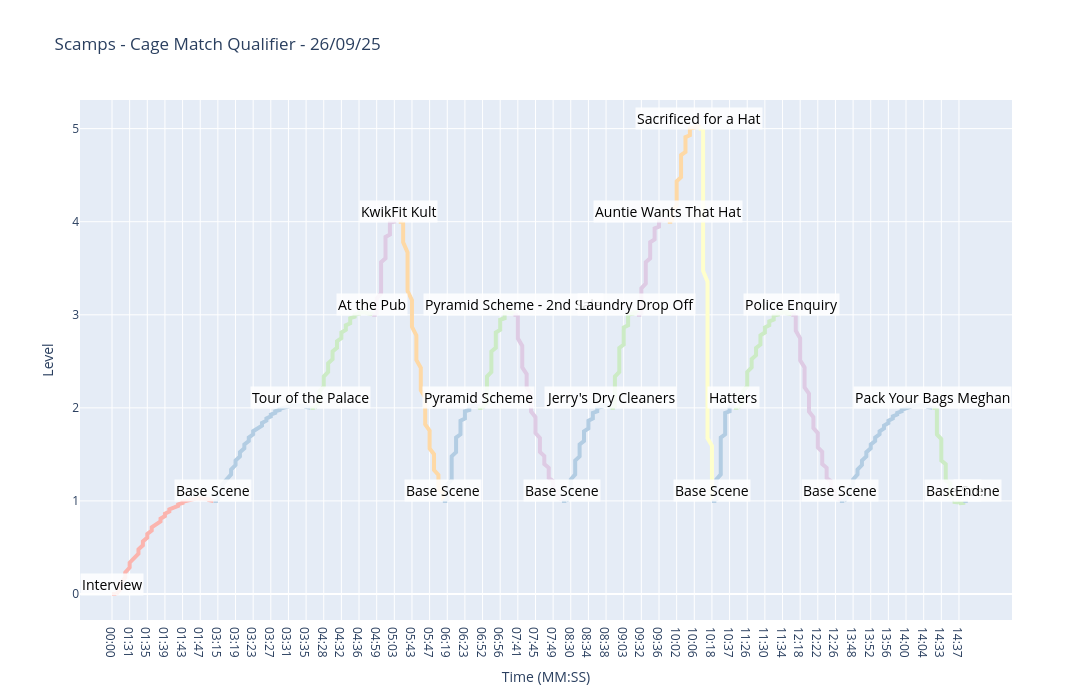

Notebook code for this chart:
### Code cell
import plotly.graph_objects as go
import plotly.colors as pc
import numpy as np

# === colors / helpers ===
pastel_colors = pc.qualitative.Pastel1
levels = df['level'].unique()
level_to_color = {level: pastel_colors[i % len(pastel_colors)] for i, level in enumerate(sorted(levels))}
def get_level_color(level):
    return level_to_color[level]

def bezier_arc(x0, y0, x1, y1, arc_height=0.5, steps=40):
    xm = (x0 + x1) / 2
    ym = (y0 + y1) / 2 + arc_height * (1 if y1 > y0 else -1)
    t = np.linspace(0, 1, steps)
    x = (1-t)**2 * x0 + 2*(1-t)*t * xm + t**2 * x1
    y = (1-t)**2 * y0 + 2*(1-t)*t * ym + t**2 * y1
    return x, y

def seconds_to_mmss(seconds):
    total = int(round(seconds))
    m = total // 60
    s = total % 60
    return f"{m:02d}:{s:02d}"

# create MM:SS column (keeps same approach you used)
df['timestamp_mmss'] = [seconds_to_mmss(ts) for ts in df['timestamp']]

# === build figure: add ALL line traces first, collect annotations ===
fig = go.Figure()
annotations = []

# --- add annotation for the very first row ---
annotations.append(dict(
    x=df['timestamp_mmss'].iloc[0],
    y=df['level'].iloc[0],
    text=df['description'].iloc[0]
))

# --- now loop through transitions as before ---
for i in range(len(df)-1):
    x0, y0 = df['timestamp'][i], df['level'][i]
    x1, y1 = df['timestamp'][i+1], df['level'][i+1]
    x0_mmss, x1_mmss = df['timestamp_mmss'][i], df['timestamp_mmss'][i+1]
    color = get_level_color(y0)
    desc = df['description'][i+1]  # next scene description


    if y0 == y1:
        # straight line segment
        fig.add_trace(go.Scatter(
            x=[x0_mmss, x1_mmss],
            y=[y0, y1],
            mode='lines',
            line=dict(color=color, width=4),
            hoverinfo='none',
            showlegend=False
        ))
        # queue an annotation at the segment endpoint
        annotations.append(dict(x=x1_mmss, y=y1, text=desc))

    else:
        # straight run-up segment before the arc
        arc_start = x1 - (x1 - x0) * 0.2
        arc_start_mmss = seconds_to_mmss(arc_start)
        fig.add_trace(go.Scatter(
            x=[x0_mmss, arc_start_mmss],
            y=[y0, y0],
            mode='lines',
            line=dict(color=color, width=4),
            hoverinfo='none',
            showlegend=False
        ))

        # arc curve (bezier)
        arc_x, arc_y = bezier_arc(arc_start, y0, x1, y1, arc_height=0.7, steps=40)
        arc_x_mmss = [seconds_to_mmss(x) for x in arc_x]
        fig.add_trace(go.Scatter(
            x=arc_x_mmss,
            y=arc_y,
            mode='lines',
            line=dict(color=color, width=4),
            hoverinfo='none',
            showlegend=False
        ))

        # queue an annotation at the arc endpoint
        annotations.append(dict(x=x1_mmss, y=y1, text=desc))

# === add annotations AFTER all lines (annotations sit on top) ===
for ann in annotations:
    fig.add_annotation(
        x=ann['x'],
        y=ann['y'],
        xref='x',
        yref='y',
        text=ann['text'],
        showarrow=False,
        font=dict(color='black', size=14),
        bgcolor='rgba(255,255,255,0.85)',  # soft white box so text is readable
        bordercolor='rgba(0,0,0,0)',
        align='center',
        yshift=10   # push the text visually above the curve (in pixels)
    )

fig.update_layout(
    title='Scamps - Cage Match Qualifier - 26/09/25',
    xaxis_title='Time (MM:SS)',
    yaxis_title='Level',
    yaxis=dict(dtick=1),
    showlegend=False,
    width=1800,
    height=700
)

fig.show()

### Figure 1 — Plotly figure (JSON) as saved in the notebook; plotly's stock layout.template omitted (floating-point values rounded to 4 significant figures)
{"data": [{"hoverinfo": "none", "line": {"color": "rgb(251,180,174)", "width": 4}, "mode": "lines", "showlegend": false, "type": "scatter", "x": ["00:00", "01:28"], "y": [0, 0]}, {"hoverinfo": "none", "line": {"color": "rgb(251,180,174)", "width": 4}, "mode": "lines", "showlegend": false, "type": "scatter", "x": ["01:28", "01:29", "01:29", "01:30", "01:30", "01:31", "01:31", "01:32", "01:33", "01:33", "01:34", "01:34", "01:35", "01:35", "01:36", "01:36", "01:37", "01:38", "01:38", "01:39", "01:39", "01:40", "01:40", "01:41", "01:42", "01:42", "01:43", "01:43", "01:44", "01:44", "01:45", "01:45", "01:46", "01:47", "01:47", "01:48", "01:48", "01:49", "01:49", "01:50"], "y": [0.0, 0.06062, 0.1194, 0.1763, 0.2314, 0.2847, 0.3361, 0.3857, 0.4334, 0.4793, 0.5233, 0.5655, 0.6059, 0.6444, 0.6811, 0.716, 0.749, 0.7801, 0.8095, 0.8369, 0.8626, 0.8864, 0.9083, 0.9285, 0.9467, 0.9632, 0.9778, 0.9905, 1.001, 1.011, 1.018, 1.023, 1.027, 1.028, 1.028, 1.026, 1.022, 1.017, 1.009, 1.0]}, {"hoverinfo": "none", "line": {"color": "rgb(179,205,227)", "width": 4}, "mode": "lines", "showlegend": false, "type": "scatter", "x": ["01:50", "03:15"], "y": [1, 1]}, {"hoverinfo": "none", "line": {"color": "rgb(179,205,227)", "width": 4}, "mode": "lines", "showlegend": false, "type": "scatter", "x": ["03:15", "03:15", "03:16", "03:16", "03:17", "03:18", "03:18", "03:19", "03:19", "03:20", "03:20", "03:21", "03:21", "03:22", "03:22", "03:23", "03:23", "03:24", "03:25", "03:25", "03:26", "03:26", "03:27", "03:27", "03:28", "03:28", "03:29", "03:29", "03:30", "03:31", "03:31", "03:32", "03:32", "03:33", "03:33", "03:34", "03:34", "03:35", "03:35", "03:36"], "y": [1.0, 1.061, 1.119, 1.176, 1.231, 1.285, 1.336, 1.386, 1.433, 1.479, 1.523, 1.566, 1.606, 1.644, 1.681, 1.716, 1.749, 1.78, 1.809, 1.837, 1.863, 1.886, 1.908, 1.928, 1.947, 1.963, 1.978, 1.991, 2.001, 2.011, 2.018, 2.023, 2.027, 2.028, 2.028, 2.026, 2.022, 2.017, 2.009, 2.0]}, {"hoverinfo": "none", "line": {"color": "rgb(204,235,197)", "width": 4}, "mode": "lines", "showlegend": false, "type": "scatter", "x": ["03:36", "04:26"], "y": [2, 2]}, {"hoverinfo": "none", "line": {"color": "rgb(204,235,197)", "width": 4}, "mode": "lines", "showlegend": false, "type": "scatter", "x": ["04:26", "04:27", "04:27", "04:27", "04:28", "04:28", "04:28", "04:29", "04:29", "04:29", "04:30", "04:30", "04:30", "04:31", "04:31", "04:31", "04:32", "04:32", "04:32", "04:33", "04:33", "04:33", "04:34", "04:34", "04:34", "04:34", "04:35", "04:35", "04:35", "04:36", "04:36", "04:36", "04:37", "04:37", "04:37", "04:38", "04:38", "04:38", "04:39", "04:39"], "y": [2.0, 2.061, 2.119, 2.176, 2.231, 2.285, 2.336, 2.386, 2.433, 2.479, 2.523, 2.566, 2.606, 2.644, 2.681, 2.716, 2.749, 2.78, 2.809, 2.837, 2.863, 2.886, 2.908, 2.928, 2.947, 2.963, 2.978, 2.991, 3.001, 3.011, 3.018, 3.023, 3.027, 3.028, 3.028, 3.026, 3.022, 3.017, 3.009, 3.0]}, {"hoverinfo": "none", "line": {"color": "rgb(222,203,228)", "width": 4}, "mode": "lines", "showlegend": false, "type": "scatter", "x": ["04:39", "04:59"], "y": [3, 3]}, {"hoverinfo": "none", "line": {"color": "rgb(222,203,228)", "width": 4}, "mode": "lines", "showlegend": false, "type": "scatter", "x": ["04:59", "04:59", "04:59", "04:59", "05:00", "05:00", "05:00", "05:00", "05:00", "05:00", "05:00", "05:00", "05:01", "05:01", "05:01", "05:01", "05:01", "05:01", "05:01", "05:01", "05:02", "05:02", "05:02", "05:02", "05:02", "05:02", "05:02", "05:02", "05:03", "05:03", "05:03", "05:03", "05:03", "05:03", "05:03", "05:03", "05:04", "05:04", "05:04", "05:04"], "y": [3.0, 3.061, 3.119, 3.176, 3.231, 3.285, 3.336, 3.386, 3.433, 3.479, 3.523, 3.566, 3.606, 3.644, 3.681, 3.716, 3.749, 3.78, 3.809, 3.837, 3.863, 3.886, 3.908, 3.928, 3.947, 3.963, 3.978, 3.991, 4.001, 4.011, 4.018, 4.023, 4.027, 4.028, 4.028, 4.026, 4.022, 4.017, 4.009, 4.0]}, {"hoverinfo": "none", "line": {"color": "rgb(254,217,166)", "width": 4}, "mode": "lines", "showlegend": false, "type": "scatter", "x": ["05:04", "05:41"], "y": [4, 4]}, {"hoverinfo": "none", "line": {"color": "rgb(254,217,166)", "width": 4}, "mode": "lines", "showlegend": false, "type": "scatter", "x": ["05:41", "05:41", "05:41", "05:42", "05:42", "05:42", "05:42", "05:42", "05:43", "05:43", "05:43", "05:43", "05:44", "05:44", "05:44", "05:44", "05:45", "05:45", "05:45", "05:45", "05:46", "05:46", "05:46", "05:46", "05:46", "05:47", "05:47", "05:47", "05:47", "05:48", "05:48", "05:48", "05:48", "05:49", "05:49", "05:49", "05:49", "05:50", "05:50", "05:50"], "y": [4.0, 3.888, 3.778, 3.67, 3.563, 3.459, 3.356, 3.255, 3.156, 3.059, 2.964, 2.87, 2.779, 2.689, 2.601, 2.515, 2.431, 2.348, 2.267, 2.189, 2.112, 2.037, 1.963, 1.892, 1.822, 1.755, 1.689, 1.625, 1.563, 1.502, 1.444, 1.387, 1.332, 1.279, 1.228, 1.179, 1.131, 1.086, 1.042, 1.0]}, {"hoverinfo": "none", "line": {"color": "rgb(179,205,227)", "width": 4}, "mode": "lines", "showlegend": false, "type": "scatter", "x": ["05:50", "06:19"], "y": [1, 1]}, {"hoverinfo": "none", "line": {"color": "rgb(179,205,227)", "width": 4}, "mode": "lines", "showlegend": false, "type": "scatter", "x": ["06:19", "06:19", "06:19", "06:19", "06:20", "06:20", "06:20", "06:20", "06:20", "06:20", "06:21", "06:21", "06:21", "06:21", "06:21", "06:22", "06:22", "06:22", "06:22", "06:22", "06:22", "06:23", "06:23", "06:23", "06:23", "06:23", "06:24", "06:24", "06:24", "06:24", "06:24", "06:25", "06:25", "06:25", "06:25", "06:25", "06:25", "06:26", "06:26", "06:26"], "y": [1.0, 1.061, 1.119, 1.176, 1.231, 1.285, 1.336, 1.386, 1.433, 1.479, 1.523, 1.566, 1.606, 1.644, 1.681, 1.716, 1.749, 1.78, 1.809, 1.837, 1.863, 1.886, 1.908, 1.928, 1.947, 1.963, 1.978, 1.991, 2.001, 2.011, 2.018, 2.023, 2.027, 2.028, 2.028, 2.026, 2.022, 2.017, 2.009, 2.0]}, {"hoverinfo": "none", "line": {"color": "rgb(204,235,197)", "width": 4}, "mode": "lines", "showlegend": false, "type": "scatter", "x": ["06:26", "06:52"], "y": [2, 2]}, {"hoverinfo": "none", "line": {"color": "rgb(204,235,197)", "width": 4}, "mode": "lines", "showlegend": false, "type": "scatter", "x": ["06:52", "06:53", "06:53", "06:53", "06:53", "06:53", "06:53", "06:54", "06:54", "06:54", "06:54", "06:54", "06:54", "06:55", "06:55", "06:55", "06:55", "06:55", "06:55", "06:56", "06:56", "06:56", "06:56", "06:56", "06:56", "06:57", "06:57", "06:57", "06:57", "06:57", "06:57", "06:58", "06:58", "06:58", "06:58", "06:58", "06:58", "06:59", "06:59", "06:59"], "y": [2.0, 2.061, 2.119, 2.176, 2.231, 2.285, 2.336, 2.386, 2.433, 2.479, 2.523, 2.566, 2.606, 2.644, 2.681, 2.716, 2.749, 2.78, 2.809, 2.837, 2.863, 2.886, 2.908, 2.928, 2.947, 2.963, 2.978, 2.991, 3.001, 3.011, 3.018, 3.023, 3.027, 3.028, 3.028, 3.026, 3.022, 3.017, 3.009, 3.0]}, {"hoverinfo": "none", "line": {"color": "rgb(222,203,228)", "width": 4}, "mode": "lines", "showlegend": false, "type": "scatter", "x": ["06:59", "07:41"], "y": [3, 3]}, {"hoverinfo": "none", "line": {"color": "rgb(222,203,228)", "width": 4}, "mode": "lines", "showlegend": false, "type": "scatter", "x": ["07:41", "07:41", "07:41", "07:41", "07:42", "07:42", "07:42", "07:42", "07:43", "07:43", "07:43", "07:44", "07:44", "07:44", "07:44", "07:45", "07:45", "07:45", "07:45", "07:46", "07:46", "07:46", "07:46", "07:47", "07:47", "07:47", "07:48", "07:48", "07:48", "07:48", "07:49", "07:49", "07:49", "07:49", "07:50", "07:50", "07:50", "07:50", "07:51", "07:51"], "y": [3.0, 2.914, 2.829, 2.747, 2.666, 2.587, 2.51, 2.435, 2.361, 2.29, 2.22, 2.152, 2.086, 2.022, 1.96, 1.899, 1.841, 1.784, 1.729, 1.676, 1.625, 1.575, 1.528, 1.482, 1.438, 1.396, 1.356, 1.317, 1.281, 1.246, 1.213, 1.182, 1.153, 1.125, 1.1, 1.076, 1.054, 1.034, 1.016, 1.0]}, {"hoverinfo": "none", "line": {"color": "rgb(179,205,227)", "width": 4}, "mode": "lines", "showlegend": false, "type": "scatter", "x": ["07:51", "08:29"], "y": [1, 1]}, {"hoverinfo": "none", "line": {"color": "rgb(179,205,227)", "width": 4}, "mode": "lines", "showlegend": false, "type": "scatter", "x": ["08:29", "08:30", "08:30", "08:30", "08:30", "08:31", "08:31", "08:31", "08:31", "08:32", "08:32", "08:32", "08:32", "08:33", "08:33", "08:33", "08:33", "08:34", "08:34", "08:34", "08:34", "08:35", "08:35", "08:35", "08:35", "08:36", "08:36", "08:36", "08:36", "08:37", "08:37", "08:37", "08:37", "08:38", "08:38", "08:38", "08:38", "08:39", "08:39", "08:39"], "y": [1.0, 1.061, 1.119, 1.176, 1.231, 1.285, 1.336, 1.386, 1.433, 1.479, 1.523, 1.566, 1.606, 1.644, 1.681, 1.716, 1.749, 1.78, 1.809, 1.837, 1.863, 1.886, 1.908, 1.928, 1.947, 1.963, 1.978, 1.991, 2.001, 2.011, 2.018, 2.023, 2.027, 2.028, 2.028, 2.026, 2.022, 2.017, 2.009, 2.0]}, {"hoverinfo": "none", "line": {"color": "rgb(204,235,197)", "width": 4}, "mode": "lines", "showlegend": false, "type": "scatter", "x": ["08:39", "09:01"], "y": [2, 2]}, {"hoverinfo": "none", "line": {"color": "rgb(204,235,197)", "width": 4}, "mode": "lines", "showlegend": false, "type": "scatter", "x": ["09:01", "09:01", "09:01", "09:01", "09:01", "09:01", "09:01", "09:02", "09:02", "09:02", "09:02", "09:02", "09:02", "09:02", "09:03", "09:03", "09:03", "09:03", "09:03", "09:03", "09:03", "09:04", "09:04", "09:04", "09:04", "09:04", "09:04", "09:04", "09:04", "09:05", "09:05", "09:05", "09:05", "09:05", "09:05", "09:05", "09:06", "09:06", "09:06", "09:06"], "y": [2.0, 2.061, 2.119, 2.176, 2.231, 2.285, 2.336, 2.386, 2.433, 2.479, 2.523, 2.566, 2.606, 2.644, 2.681, 2.716, 2.749, 2.78, 2.809, 2.837, 2.863, 2.886, 2.908, 2.928, 2.947, 2.963, 2.978, 2.991, 3.001, 3.011, 3.018, 3.023, 3.027, 3.028, 3.028, 3.026, 3.022, 3.017, 3.009, 3.0]}, {"hoverinfo": "none", "line": {"color": "rgb(222,203,228)", "width": 4}, "mode": "lines", "showlegend": false, "type": "scatter", "x": ["09:06", "09:32"], "y": [3, 3]}, {"hoverinfo": "none", "line": {"color": "rgb(222,203,228)", "width": 4}, "mode": "lines", "showlegend": false, "type": "scatter", "x": ["09:32", "09:32", "09:32", "09:32", "09:32", "09:32", "09:33", "09:33", "09:33", "09:33", "09:33", "09:33", "09:34", "09:34", "09:34", "09:34", "09:34", "09:34", "09:35", "09:35", "09:35", "09:35", "09:35", "09:35", "09:36", "09:36", "09:36", "09:36", "09:36", "09:36", "09:37", "09:37", "09:37", "09:37", "09:37", "09:37", "09:38", "09:38", "09:38", "09:38"], "y": [3.0, 3.061, 3.119, 3.176, 3.231, 3.285, 3.336, 3.386, 3.433, 3.479, 3.523, 3.566, 3.606, 3.644, 3.681, 3.716, 3.749, 3.78, 3.809, 3.837, 3.863, 3.886, 3.908, 3.928, 3.947, 3.963, 3.978, 3.991, 4.001, 4.011, 4.018, 4.023, 4.027, 4.028, 4.028, 4.026, 4.022, 4.017, 4.009, 4.0]}, {"hoverinfo": "none", "line": {"color": "rgb(254,217,166)", "width": 4}, "mode": "lines", "showlegend": false, "type": "scatter", "x": ["09:38", "10:01"], "y": [4, 4]}, {"hoverinfo": "none", "line": {"color": "rgb(254,217,166)", "width": 4}, "mode": "lines", "showlegend": false, "type": "scatter", "x": ["10:01", "10:01", "10:01", "10:02", "10:02", "10:02", "10:02", "10:02", "10:02", "10:03", "10:03", "10:03", "10:03", "10:03", "10:03", "10:03", "10:04", "10:04", "10:04", "10:04", "10:04", "10:04", "10:04", "10:05", "10:05", "10:05", "10:05", "10:05", "10:05", "10:06", "10:06", "10:06", "10:06", "10:06", "10:06", "10:06", "10:07", "10:07", "10:07", "10:07"], "y": [4.0, 4.061, 4.119, 4.176, 4.231, 4.285, 4.336, 4.386, 4.433, 4.479, 4.523, 4.566, 4.606, 4.644, 4.681, 4.716, 4.749, 4.78, 4.809, 4.837, 4.863, 4.886, 4.908, 4.928, 4.947, 4.963, 4.978, 4.991, 5.001, 5.011, 5.018, 5.023, 5.027, 5.028, 5.028, 5.026, 5.022, 5.017, 5.009, 5.0]}, {"hoverinfo": "none", "line": {"color": "rgb(255,255,204)", "width": 4}, "mode": "lines", "showlegend": false, "type": "scatter", "x": ["10:07", "10:16"], "y": [5, 5]}, {"hoverinfo": "none", "line": {"color": "rgb(255,255,204)", "width": 4}, "mode": "lines", "showlegend": false, "type": "scatter", "x": ["10:16", "10:16", "10:16", "10:16", "10:16", "10:16", "10:16", "10:16", "10:16", "10:16", "10:16", "10:16", "10:16", "10:17", "10:17", "10:17", "10:17", "10:17", "10:17", "10:17", "10:17", "10:17", "10:17", "10:17", "10:17", "10:17", "10:17", "10:17", "10:17", "10:17", "10:17", "10:18", "10:18", "10:18", "10:18", "10:18", "10:18", "10:18", "10:18", "10:18"], "y": [5.0, 4.862, 4.727, 4.593, 4.461, 4.331, 4.202, 4.076, 3.951, 3.828, 3.707, 3.588, 3.471, 3.356, 3.242, 3.13, 3.02, 2.912, 2.806, 2.702, 2.599, 2.498, 2.399, 2.302, 2.207, 2.114, 2.022, 1.933, 1.845, 1.759, 1.675, 1.592, 1.512, 1.433, 1.356, 1.281, 1.208, 1.137, 1.068, 1.0]}, {"hoverinfo": "none", "line": {"color": "rgb(179,205,227)", "width": 4}, "mode": "lines", "showlegend": false, "type": "scatter", "x": ["10:18", "10:34"], "y": [1, 1]}, {"hoverinfo": "none", "line": {"color": "rgb(179,205,227)", "width": 4}, "mode": "lines", "showlegend": false, "type": "scatter", "x": ["10:34", "10:34", "10:34", "10:34", "10:34", "10:35", "10:35", "10:35", "10:35", "10:35", "10:35", "10:35", "10:35", "10:35", "10:35", "10:36", "10:36", "10:36", "10:36", "10:36", "10:36", "10:36", "10:36", "10:36", "10:36", "10:37", "10:37", "10:37", "10:37", "10:37", "10:37", "10:37", "10:37", "10:37", "10:37", "10:38", "10:38", "10:38", "10:38", "10:38"], "y": [1.0, 1.061, 1.119, 1.176, 1.231, 1.285, 1.336, 1.386, 1.433, 1.479, 1.523, 1.566, 1.606, 1.644, 1.681, 1.716, 1.749, 1.78, 1.809, 1.837, 1.863, 1.886, 1.908, 1.928, 1.947, 1.963, 1.978, 1.991, 2.001, 2.011, 2.018, 2.023, 2.027, 2.028, 2.028, 2.026, 2.022, 2.017, 2.009, 2.0]}, {"hoverinfo": "none", "line": {"color": "rgb(204,235,197)", "width": 4}, "mode": "lines", "showlegend": false, "type": "scatter", "x": ["10:38", "11:24"], "y": [2, 2]}, {"hoverinfo": "none", "line": {"color": "rgb(204,235,197)", "width": 4}, "mode": "lines", "showlegend": false, "type": "scatter", "x": ["11:24", "11:25", "11:25", "11:25", "11:26", "11:26", "11:26", "11:26", "11:27", "11:27", "11:27", "11:28", "11:28", "11:28", "11:29", "11:29", "11:29", "11:29", "11:30", "11:30", "11:30", "11:31", "11:31", "11:31", "11:32", "11:32", "11:32", "11:32", "11:33", "11:33", "11:33", "11:34", "11:34", "11:34", "11:35", "11:35", "11:35", "11:35", "11:36", "11:36"], "y": [2.0, 2.061, 2.119, 2.176, 2.231, 2.285, 2.336, 2.386, 2.433, 2.479, 2.523, 2.566, 2.606, 2.644, 2.681, 2.716, 2.749, 2.78, 2.809, 2.837, 2.863, 2.886, 2.908, 2.928, 2.947, 2.963, 2.978, 2.991, 3.001, 3.011, 3.018, 3.023, 3.027, 3.028, 3.028, 3.026, 3.022, 3.017, 3.009, 3.0]}, {"hoverinfo": "none", "line": {"color": "rgb(222,203,228)", "width": 4}, "mode": "lines", "showlegend": false, "type": "scatter", "x": ["11:36", "12:17"], "y": [3, 3]}, {"hoverinfo": "none", "line": {"color": "rgb(222,203,228)", "width": 4}, "mode": "lines", "showlegend": false, "type": "scatter", "x": ["12:17", "12:17", "12:17", "12:18", "12:18", "12:18", "12:18", "12:19", "12:19", "12:19", "12:19", "12:20", "12:20", "12:20", "12:20", "12:21", "12:21", "12:21", "12:22", "12:22", "12:22", "12:22", "12:23", "12:23", "12:23", "12:23", "12:24", "12:24", "12:24", "12:24", "12:25", "12:25", "12:25", "12:25", "12:26", "12:26", "12:26", "12:26", "12:27", "12:27"], "y": [3.0, 2.914, 2.829, 2.747, 2.666, 2.587, 2.51, 2.435, 2.361, 2.29, 2.22, 2.152, 2.086, 2.022, 1.96, 1.899, 1.841, 1.784, 1.729, 1.676, 1.625, 1.575, 1.528, 1.482, 1.438, 1.396, 1.356, 1.317, 1.281, 1.246, 1.213, 1.182, 1.153, 1.125, 1.1, 1.076, 1.054, 1.034, 1.016, 1.0]}, {"hoverinfo": "none", "line": {"color": "rgb(179,205,227)", "width": 4}, "mode": "lines", "showlegend": false, "type": "scatter", "x": ["12:27", "13:46"], "y": [1, 1]}, {"hoverinfo": "none", "line": {"color": "rgb(179,205,227)", "width": 4}, "mode": "lines", "showlegend": false, "type": "scatter", "x": ["13:46", "13:47", "13:47", "13:48", "13:48", "13:49", "13:49", "13:50", "13:50", "13:51", "13:51", "13:52", "13:52", "13:53", "13:53", "13:54", "13:54", "13:55", "13:55", "13:56", "13:56", "13:57", "13:57", "13:58", "13:58", "13:59", "13:59", "14:00", "14:00", "14:01", "14:01", "14:02", "14:02", "14:03", "14:03", "14:04", "14:04", "14:05", "14:05", "14:06"], "y": [1.0, 1.061, 1.119, 1.176, 1.231, 1.285, 1.336, 1.386, 1.433, 1.479, 1.523, 1.566, 1.606, 1.644, 1.681, 1.716, 1.749, 1.78, 1.809, 1.837, 1.863, 1.886, 1.908, 1.928, 1.947, 1.963, 1.978, 1.991, 2.001, 2.011, 2.018, 2.023, 2.027, 2.028, 2.028, 2.026, 2.022, 2.017, 2.009, 2.0]}, {"hoverinfo": "none", "line": {"color": "rgb(204,235,197)", "width": 4}, "mode": "lines", "showlegend": false, "type": "scatter", "x": ["14:06", "14:32"], "y": [2, 2]}, {"hoverinfo": "none", "line": {"color": "rgb(204,235,197)", "width": 4}, "mode": "lines", "showlegend": false, "type": "scatter", "x": ["14:32", "14:32", "14:32", "14:32", "14:32", "14:32", "14:33", "14:33", "14:33", "14:33", "14:33", "14:33", "14:34", "14:34", "14:34", "14:34", "14:34", "14:34", "14:35", "14:35", "14:35", "14:35", "14:35", "14:35", "14:36", "14:36", "14:36", "14:36", "14:36", "14:36", "14:37", "14:37", "14:37", "14:37", "14:37", "14:37", "14:38", "14:38", "14:38", "14:38"], "y": [2.0, 1.939, 1.881, 1.824, 1.769, 1.715, 1.664, 1.614, 1.567, 1.521, 1.477, 1.434, 1.394, 1.356, 1.319, 1.284, 1.251, 1.22, 1.191, 1.163, 1.137, 1.114, 1.092, 1.072, 1.053, 1.037, 1.022, 1.009, 0.9986, 0.9895, 0.9822, 0.9769, 0.9733, 0.9716, 0.9717, 0.9737, 0.9775, 0.9832, 0.9907, 1.0]}, {"hoverinfo": "none", "line": {"color": "rgb(179,205,227)", "width": 4}, "mode": "lines", "showlegend": false, "type": "scatter", "x": ["14:38", "15:00"], "y": [1, 1]}], "layout": {"annotations": [{"align": "center", "bgcolor": "rgba(255,255,255,0.85)", "bordercolor": "rgba(0,0,0,0)", "font": {"color": "black", "size": 14}, "showarrow": false, "text": "Interview", "x": "00:00", "xref": "x", "y": 0, "yref": "y", "yshift": 10}, {"align": "center", "bgcolor": "rgba(255,255,255,0.85)", "bordercolor": "rgba(0,0,0,0)", "font": {"color": "black", "size": 14}, "showarrow": false, "text": "Base Scene", "x": "01:50", "xref": "x", "y": 1, "yref": "y", "yshift": 10}, {"align": "center", "bgcolor": "rgba(255,255,255,0.85)", "bordercolor": "rgba(0,0,0,0)", "font": {"color": "black", "size": 14}, "showarrow": false, "text": "Tour of the Palace", "x": "03:36", "xref": "x", "y": 2, "yref": "y", "yshift": 10}, {"align": "center", "bgcolor": "rgba(255,255,255,0.85)", "bordercolor": "rgba(0,0,0,0)", "font": {"color": "black", "size": 14}, "showarrow": false, "text": "At the Pub", "x": "04:39", "xref": "x", "y": 3, "yref": "y", "yshift": 10}, {"align": "center", "bgcolor": "rgba(255,255,255,0.85)", "bordercolor": "rgba(0,0,0,0)", "font": {"color": "black", "size": 14}, "showarrow": false, "text": "KwikFit Kult", "x": "05:04", "xref": "x", "y": 4, "yref": "y", "yshift": 10}, {"align": "center", "bgcolor": "rgba(255,255,255,0.85)", "bordercolor": "rgba(0,0,0,0)", "font": {"color": "black", "size": 14}, "showarrow": false, "text": "Base Scene", "x": "05:50", "xref": "x", "y": 1, "yref": "y", "yshift": 10}, {"align": "center", "bgcolor": "rgba(255,255,255,0.85)", "bordercolor": "rgba(0,0,0,0)", "font": {"color": "black", "size": 14}, "showarrow": false, "text": "Pyramid Scheme", "x": "06:26", "xref": "x", "y": 2, "yref": "y", "yshift": 10}, {"align": "center", "bgcolor": "rgba(255,255,255,0.85)", "bordercolor": "rgba(0,0,0,0)", "font": {"color": "black", "size": 14}, "showarrow": false, "text": "Pyramid Scheme - 2nd Sale", "x": "06:59", "xref": "x", "y": 3, "yref": "y", "yshift": 10}, {"align": "center", "bgcolor": "rgba(255,255,255,0.85)", "bordercolor": "rgba(0,0,0,0)", "font": {"color": "black", "size": 14}, "showarrow": false, "text": "Base Scene", "x": "07:51", "xref": "x", "y": 1, "yref": "y", "yshift": 10}, {"align": "center", "bgcolor": "rgba(255,255,255,0.85)", "bordercolor": "rgba(0,0,0,0)", "font": {"color": "black", "size": 14}, "showarrow": false, "text": "Jerry's Dry Cleaners", "x": "08:39", "xref": "x", "y": 2, "yref": "y", "yshift": 10}, {"align": "center", "bgcolor": "rgba(255,255,255,0.85)", "bordercolor": "rgba(0,0,0,0)", "font": {"color": "black", "size": 14}, "showarrow": false, "text": "Laundry Drop Off", "x": "09:06", "xref": "x", "y": 3, "yref": "y", "yshift": 10}, {"align": "center", "bgcolor": "rgba(255,255,255,0.85)", "bordercolor": "rgba(0,0,0,0)", "font": {"color": "black", "size": 14}, "showarrow": false, "text": "Auntie Wants That Hat", "x": "09:38", "xref": "x", "y": 4, "yref": "y", "yshift": 10}, {"align": "center", "bgcolor": "rgba(255,255,255,0.85)", "bordercolor": "rgba(0,0,0,0)", "font": {"color": "black", "size": 14}, "showarrow": false, "text": "Sacrificed for a Hat", "x": "10:07", "xref": "x", "y": 5, "yref": "y", "yshift": 10}, {"align": "center", "bgcolor": "rgba(255,255,255,0.85)", "bordercolor": "rgba(0,0,0,0)", "font": {"color": "black", "size": 14}, "showarrow": false, "text": "Base Scene", "x": "10:18", "xref": "x", "y": 1, "yref": "y", "yshift": 10}, {"align": "center", "bgcolor": "rgba(255,255,255,0.85)", "bordercolor": "rgba(0,0,0,0)", "font": {"color": "black", "size": 14}, "showarrow": false, "text": "Hatters", "x": "10:38", "xref": "x", "y": 2, "yref": "y", "yshift": 10}, {"align": "center", "bgcolor": "rgba(255,255,255,0.85)", "bordercolor": "rgba(0,0,0,0)", "font": {"color": "black", "size": 14}, "showarrow": false, "text": "Police Enquiry", "x": "11:36", "xref": "x", "y": 3, "yref": "y", "yshift": 10}, {"align": "center", "bgcolor": "rgba(255,255,255,0.85)", "bordercolor": "rgba(0,0,0,0)", "font": {"color": "black", "size": 14}, "showarrow": false, "text": "Base Scene", "x": "12:27", "xref": "x", "y": 1, "yref": "y", "yshift": 10}, {"align": "center", "bgcolor": "rgba(255,255,255,0.85)", "bordercolor": "rgba(0,0,0,0)", "font": {"color": "black", "size": 14}, "showarrow": false, "text": "Pack Your Bags Meghan", "x": "14:06", "xref": "x", "y": 2, "yref": "y", "yshift": 10}, {"align": "center", "bgcolor": "rgba(255,255,255,0.85)", "bordercolor": "rgba(0,0,0,0)", "font": {"color": "black", "size": 14}, "showarrow": false, "text": "Base Scene", "x": "14:38", "xref": "x", "y": 1, "yref": "y", "yshift": 10}, {"align": "center", "bgcolor": "rgba(255,255,255,0.85)", "bordercolor": "rgba(0,0,0,0)", "font": {"color": "black", "size": 14}, "showarrow": false, "text": "End", "x": "15:00", "xref": "x", "y": 1, "yref": "y", "yshift": 10}], "height": 700, "showlegend": false, "title": {"text": "Scamps - Cage Match Qualifier - 26/09/25"}, "width": 1800, "xaxis": {"title": {"text": "Time (MM:SS)"}}, "yaxis": {"dtick": 1, "title": {"text": "Level"}}}}
